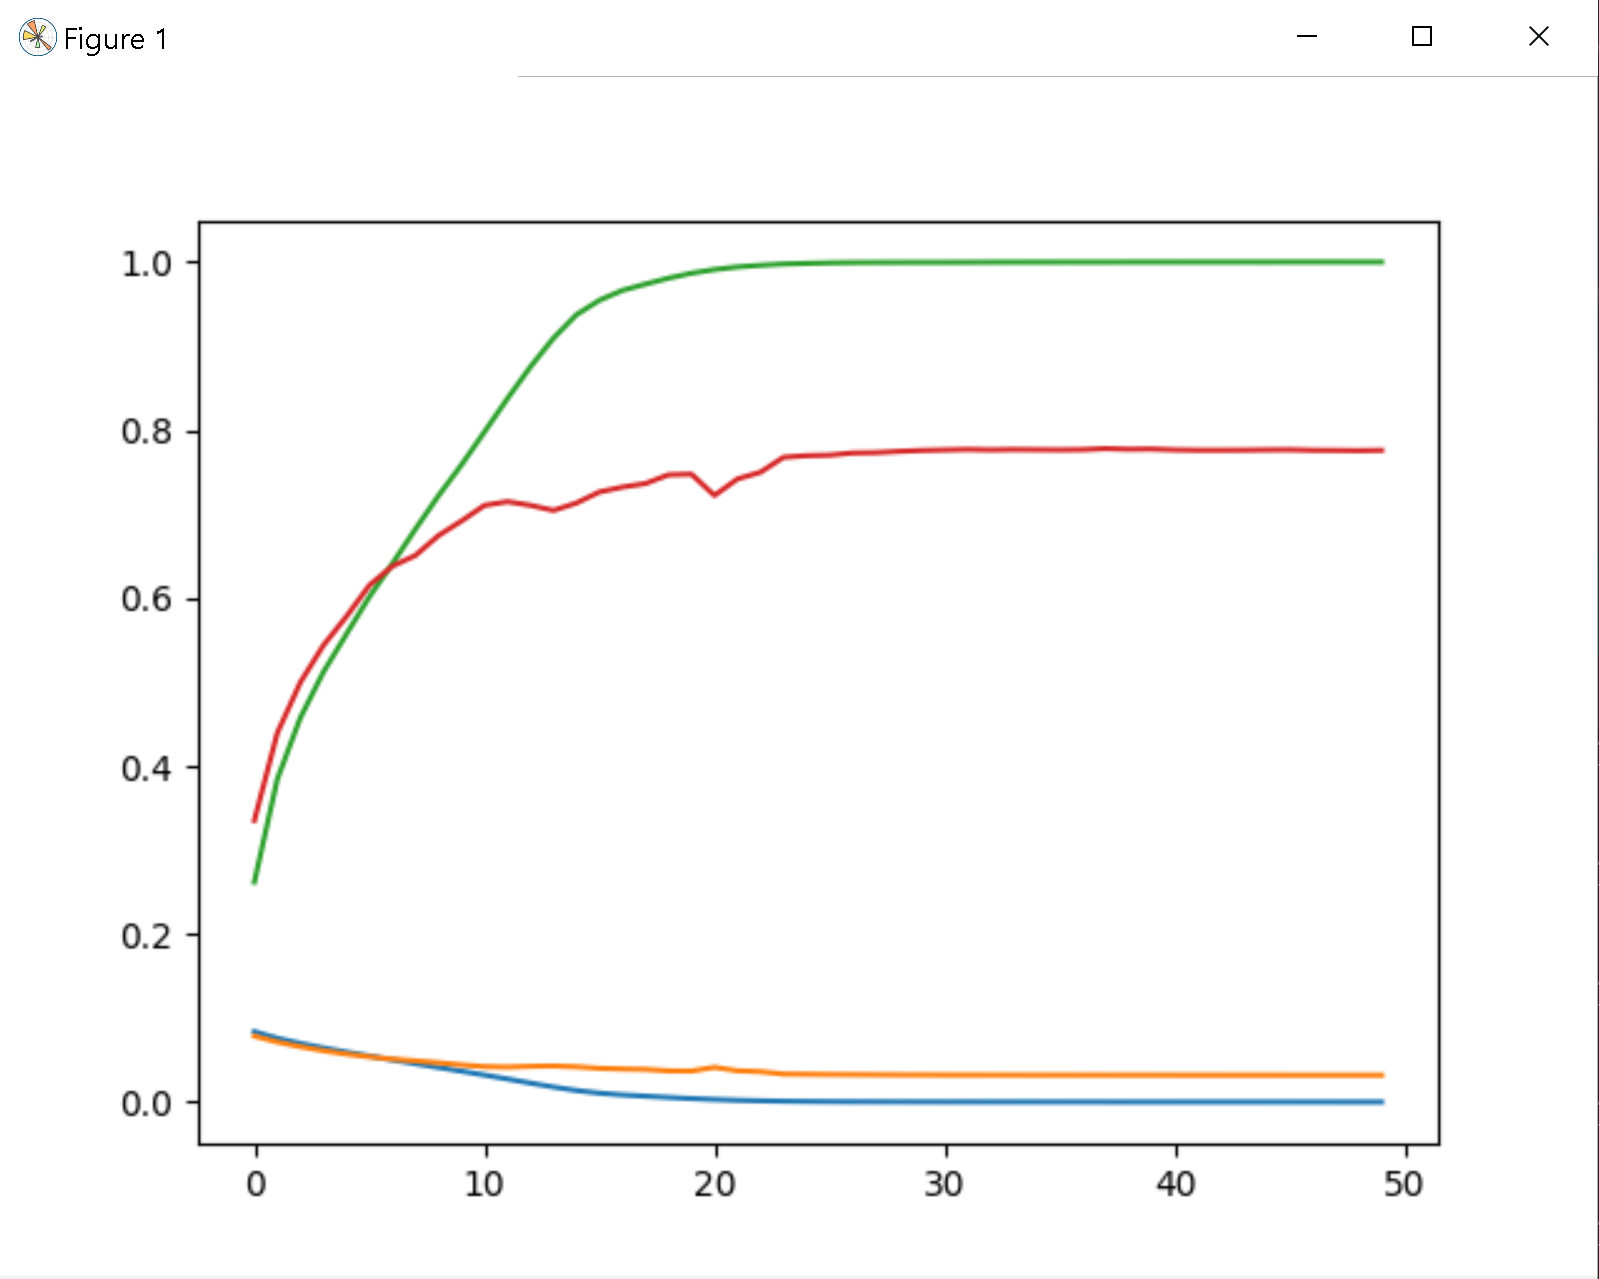

Generate this figure with Python:
# Python 3.8.6
import time

# tensorflow 2.4.0
# matplotlib 3.3.3
# numpy 1.19.4
# opencv-python 4.4.0
import tensorflow as tf
import tensorflow.keras.models as models
import tensorflow.keras.layers as layers
import tensorflow.keras.datasets as datasets
import tensorflow.keras.optimizers as optimizers
import tensorflow.keras.losses as losses
import sklearn.preprocessing as preprocessing
import matplotlib.pyplot as plt
import numpy as np
import cv2

def generator(batch_size, data_set_list):
    index = 0
    while True:
        batchX, batchY = [], []
        for i in range(batch_size):
            if index >= len(data_set_list[0]):
                index = 0
            batchX.append(data_set_list[0][index])
            batchY.append(data_set_list[1][index])
            index += 1
        yield np.array(batchX), np.array(batchY)

fout = open('3layers_more_features.txt', 'w')
now = time.strftime("%H:%M:%S", time.localtime())
print("[TIMER] Process Time:", now)
print("[TIMER] Process Time:", now, file = fout, flush = True)

# File location to save to or load from
MODEL_SAVE_PATH = './cifar_net.pth'
# Set to zero to use above saved model
TRAIN_EPOCHS = 50
# If you want to save the model at every epoch in a subfolder set to 'True'
SAVE_EPOCHS = False
# If you just want to save the final output in current folder, set to 'True'
SAVE_LAST = False
BATCH_SIZE_TRAIN = 4
BATCH_SIZE_TEST = 4

devices = tf.config.list_physical_devices('GPU')
if len(devices) > 0:
    print('[INFO] GPU is detected.')
    print('[INFO] GPU is detected.', file = fout, flush = True)
else:
    print('[INFO] GPU not detected.')
    print('[INFO] GPU not detected.', file = fout, flush = True)
print('[INFO] Done importing packages.')
print('[INFO] Done importing packages.', file = fout, flush = True)

class Net():
    def __init__(self, input_shape):
        # input_shape is assumed to be 4 dimensions: 1. Batch Size, 2. Image Width, 3. Image Height, 4. Number of Channels.
        # You might see this called "channels_last" format.
        self.model = models.Sequential()
        # For the first convolution, you need to give it the input_shape.  Notice that we chop off the batch size in the function.
        # In our example, input_shape is 4 x 32 x 32 x 3.  But then it becomes 32 x 32 x 3, since we've chopped off the batch size.
        # For Conv2D, you give it: Outgoing Layers, Frame size.  Everything else needs a keyword.
        # Popular keyword choices: strides (default is strides=1), padding (="valid" means 0, ="same" means whatever gives same output width/height as input).  Not sure yet what to do if you want some other padding.
        # Activation function is built right into the Conv2D function as a keyword argument.
        self.model.add(layers.Conv2D(45, 3, input_shape = input_shape, activation = 'relu'))
        # In our example, output from first Conv2D is 28 x 28 x 6.
        # For MaxPooling2D, default strides is equal to pool_size.  Batch and layers are assumed to match whatever comes in.
        self.model.add(layers.MaxPooling2D(pool_size = 2))
        # In our example, we are now at 14 x 14 x 6.
        self.model.add(layers.Conv2D(675, 3, activation = 'relu'))
        # In our example, we are now at 10 x 10 x 16.
        self.model.add(layers.MaxPooling2D(pool_size = 3, padding="same"))
        self.model.add(layers.Conv2D(10125, 3, activation = 'relu'))
        self.model.add(layers.MaxPooling2D(pool_size = 3))
        # In our example, we are now at 5 x 5 x 16.
        self.model.add(layers.Flatten())
        # Now, we flatten to one dimension, so we go to just length 400.
        self.model.add(layers.Dense(4800, activation = 'relu'))
        self.model.add(layers.Dense(2400, activation = 'relu'))
        self.model.add(layers.Dense(800, activation = 'relu'))
        self.model.add(layers.Dense(400, activation = 'relu'))
        self.model.add(layers.Dense(120, activation = 'relu'))
        # Now we're at length 120.
        self.model.add(layers.Dense(84, activation = 'relu'))
        # Now we're at length 84.
        self.model.add(layers.Dense(10))
        # Now we're at length 10, which is our number of classes.
        self.optimizer = optimizers.SGD(lr=0.001, momentum=0.9)
        self.loss = losses.MeanSquaredError()
        self.model.compile(loss=self.loss, optimizer=self.optimizer, metrics=['accuracy'])

    def __str__(self):
        self.model.summary(print_fn = self.print_summary)
        return ""

    def print_summary(self, summaryStr):
        print(summaryStr)
        print(summaryStr, file=fout)

print("[INFO] Loading Traning and Test Datasets.")
print("[INFO] Loading Traning and Test Datasets.", file=fout)

# Get the CIFAR-10 Dataset.
((trainX, trainY), (testX, testY)) = datasets.cifar10.load_data()
# Convert from integers 0-255 to decimals 0-1.
trainX = trainX.astype("float") / 255.0
testX = testX.astype("float") / 255.0

# Convert labels from integers to vectors.
lb = preprocessing.LabelBinarizer()
trainY = lb.fit_transform(trainY)
testY = lb.fit_transform(testY)

classes = ['plane', 'car', 'bird', 'cat', 'deer', 'dog', 'frog', 'horse', 'ship', 'truck']

net = Net((32, 32, 3))
# Notice that this will print both to console and to file.
print(net)

results = net.model.fit(x=generator(BATCH_SIZE_TRAIN, [trainX,trainY]), validation_data=generator(BATCH_SIZE_TEST, [testX, testY]), shuffle = True, epochs = TRAIN_EPOCHS, batch_size = BATCH_SIZE_TRAIN, validation_batch_size = BATCH_SIZE_TEST, verbose = 1, steps_per_epoch=len(trainX)/BATCH_SIZE_TRAIN, validation_steps=len(testX)/BATCH_SIZE_TEST)

plt.figure()
plt.plot(np.arange(0, 50), results.history['loss'])
plt.plot(np.arange(0, 50), results.history['val_loss'])
plt.plot(np.arange(0, 50), results.history['accuracy'])
plt.plot(np.arange(0, 50), results.history['val_accuracy'])
plt.show()
